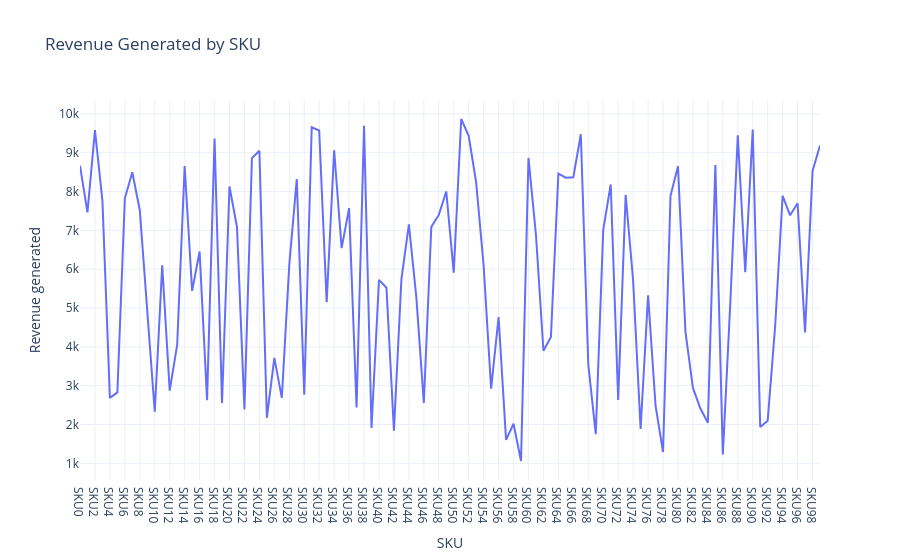

Notebook cell for this chart:
### Markdown cell above
Analyzing SKUs

There’s a column in the dataset as SKUs. You must have heard it for the very first time. So, SKU stands for Stock Keeping Units. They’re like special codes that help companies keep track of all the different things they have for sale. Imagine you have a large toy store with lots of toys. Each toy is different and has its name and price, but when you want to know how many you have left, you need a way to identify them. So you give each toy a unique code, like a secret number only the store knows. This secret number is called SKU.

I hope you have now understood what’s SKU. Now let’s analyze the revenue generated by each SKU:

### Code cell
revenue_chart = px.line(data, x='SKU', 
                        y='Revenue generated', 
                        title='Revenue Generated by SKU')
revenue_chart.show()

### Figure 1 — Plotly figure (JSON) as saved in the notebook; plotly's stock layout.template omitted (floating-point values rounded to 4 significant figures)
{"data": [{"hovertemplate": "SKU=%{x}<br>Revenue generated=%{y}<extra></extra>", "legendgroup": "", "line": {"color": "#636efa", "dash": "solid"}, "marker": {"symbol": "circle"}, "mode": "lines", "name": "", "orientation": "v", "showlegend": false, "type": "scatter", "x": ["SKU0", "SKU1", "SKU2", "SKU3", "SKU4", "SKU5", "SKU6", "SKU7", "SKU8", "SKU9", "SKU10", "SKU11", "SKU12", "SKU13", "SKU14", "SKU15", "SKU16", "SKU17", "SKU18", "SKU19", "SKU20", "SKU21", "SKU22", "SKU23", "SKU24", "SKU25", "SKU26", "SKU27", "SKU28", "SKU29", "SKU30", "SKU31", "SKU32", "SKU33", "SKU34", "SKU35", "SKU36", "SKU37", "SKU38", "SKU39", "SKU40", "SKU41", "SKU42", "SKU43", "SKU44", "SKU45", "SKU46", "SKU47", "SKU48", "SKU49", "SKU50", "SKU51", "SKU52", "SKU53", "SKU54", "SKU55", "SKU56", "SKU57", "SKU58", "SKU59", "SKU60", "SKU61", "SKU62", "SKU63", "SKU64", "SKU65", "SKU66", "SKU67", "SKU68", "SKU69", "SKU70", "SKU71", "SKU72", "SKU73", "SKU74", "SKU75", "SKU76", "SKU77", "SKU78", "SKU79", "SKU80", "SKU81", "SKU82", "SKU83", "SKU84", "SKU85", "SKU86", "SKU87", "SKU88", "SKU89", "SKU90", "SKU91", "SKU92", "SKU93", "SKU94", "SKU95", "SKU96", "SKU97", "SKU98", "SKU99"], "xaxis": "x", "y": [8662.0, 7461.0, 9578.0, 7767.0, 2687.0, 2828.0, 7823.0, 8496.0, 7517.0, 4971.0, 2331.0, 6100.0, 2874.0, 4053.0, 8654.0, 5442.0, 6454.0, 2629.0, 9365.0, 2553.0, 8128.0, 7087.0, 2391.0, 8858.0, 9049.0, 2175.0, 3716.0, 2686.0, 6117.0, 8319.0, 2766.0, 9655.0, 9572.0, 5150.0, 9062.0, 6541.0, 7573.0, 2438.0, 9692.0, 1912.0, 5725.0, 5521.0, 1840.0, 5737.0, 7152.0, 5268.0, 2557.0, 7089.0, 7397.0, 8002.0, 5911.0, 9866.0, 9436.0, 8232.0, 6088.0, 2926.0, 4767.0, 1606.0, 2021.0, 1062.0, 8864.0, 6886.0, 3900.0, 4257.0, 8459.0, 8355.0, 8368.0, 9474.0, 3550.0, 1752.0, 7015.0, 8180.0, 2633.0, 7911.0, 5710.0, 1889.0, 5328.0, 2484.0, 1292.0, 7889.0, 8652.0, 4384.0, 2943.0, 2412.0, 2048.0, 8685.0, 1230.0, 5134.0, 9445.0, 5925.0, 9593.0, 1935.0, 2100.0, 4531.0, 7888.0, 7386.0, 7698.0, 4371.0, 8526.0, 9185.0], "yaxis": "y"}], "layout": {"legend": {"tracegroupgap": 0}, "title": {"text": "Revenue Generated by SKU"}, "xaxis": {"anchor": "y", "domain": [0, 1], "title": {"text": "SKU"}}, "yaxis": {"anchor": "x", "domain": [0, 1], "title": {"text": "Revenue generated"}}}}
